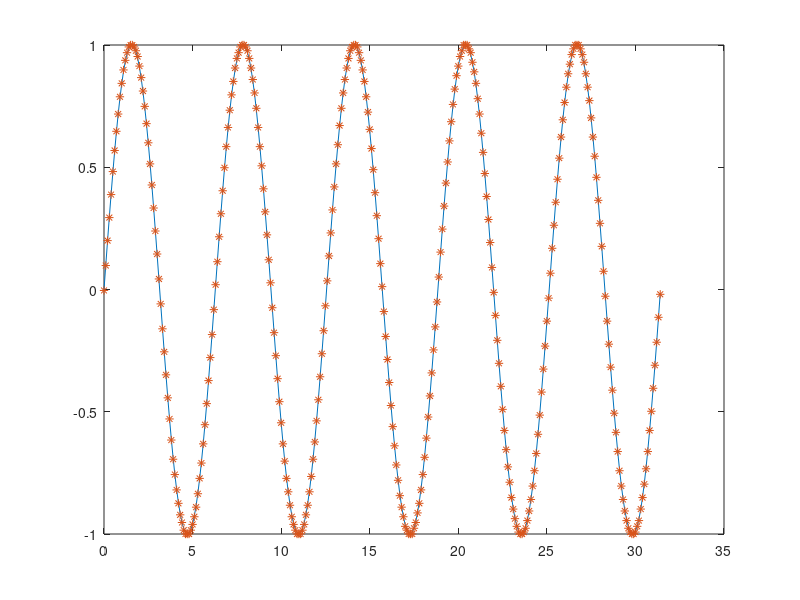
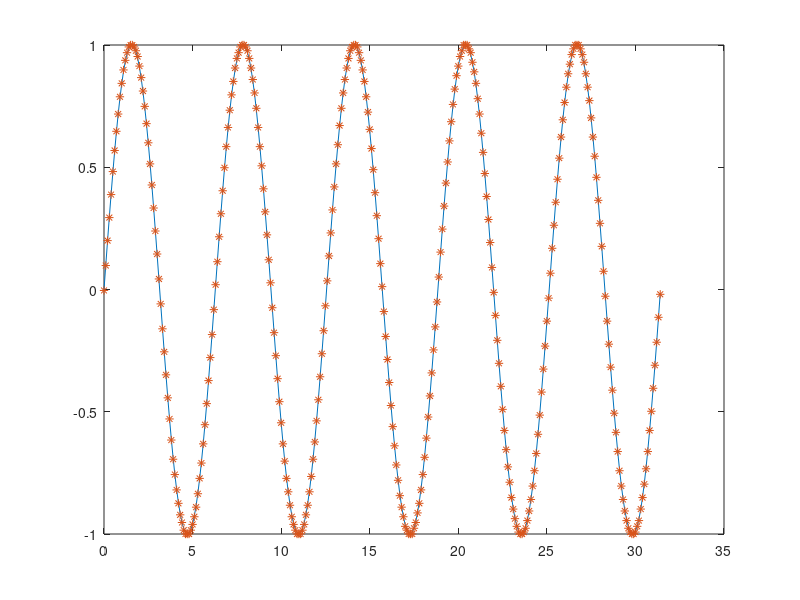

The MATLAB source for these figures, in order:
clc
clear all
t=[0:0.1:10*pi];
signal=sin(t);
figure
plot(t,signal)
hold on

partition=linspace(-1,1,257);
index=quantiz(signal, partition(2:end-1));
% partition=linspace(-1,1,257);% step 1.2 , 1.3 done together
% codebook=linspace(-1,1,256);
% [index,quan_signal]=quantiz(signal,partition(2:end-1),codebook);
codebook=linspace(-1,1,256);
quan_signal=codebook(index+1);%step1.3
plot(t,quan_signal,'*')% step 1.4

%%
k=127
num_row=ceil(length(index)/k);
% =====packetizer=========
packets=zeros(num_row,k);
for j=1:num_row
    if j*k<=length(index)
        packets(j,:)=index((j-1)*k+1:j*k);
    else
        packets(j,1:length(index)-(j-1)*k)=index((j-1)*k+1:end);
    end
    
end
 
%=========depacketizer========
depackets=reshape(packets.',1,[]);
depackets=depackets(1:length(index));


r_signal=codebook(depackets+1);%step1.3
figure
plot(t,signal)
hold on
plot(t,r_signal,'*')% step 1.4



